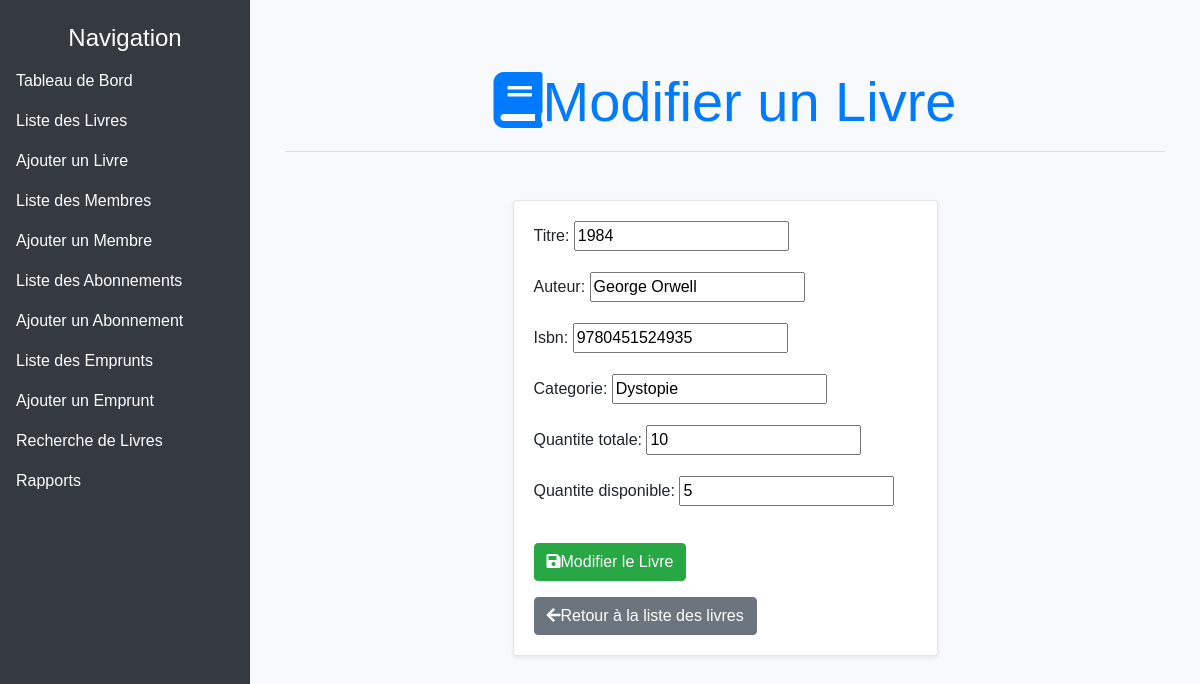
The app's page /gestion/livres/modifier/1/ with its own data.
### GestionBibliotheque/models.py (models this page shows, shortened)
class Livre(models.Model):
    titre = models.CharField(max_length=200)
    auteur = models.CharField(max_length=100)
    isbn = models.CharField(max_length=13, unique=True)
    categorie = models.CharField(max_length=100)
    quantite_totale = models.IntegerField()
    quantite_disponible = models.IntegerField()

### GestionBibliotheque/views.py (the view)
# urls.py: path('livres/modifier/<int:pk>/', views.modifier_livre, name='modifier_livre'),
def modifier_livre(request, pk):
    livre = get_object_or_404(Livre, pk=pk)
    if request.method == 'POST':
        form = LivreForm(request.POST, instance=livre)
        if form.is_valid():
            form.save()
            return redirect('liste_livres')
    else:
        form = LivreForm(instance=livre)
    return render(request, 'gestion_bibliotheque/modifier_livre.html', {'form': form})

### GestionBibliotheque/forms.py
class LivreForm(forms.ModelForm):
    class Meta:
        model = Livre
        fields = '__all__'

### GestionBibliotheque/templates/gestion_bibliotheque/modifier_livre.html (shortened to what this page needs)
{% extends "gestion_bibliotheque/base.html" %}
{% block content %}
<div class="container mt-5">
    <div class="row mb-4">
        <div class="col-12">
            <h1 class="display-4 text-primary text-center">
                <i class="fas fa-book me-3"></i>Modifier un Livre
            </h1>
            <hr class="mb-4">
        </div>
    </div>
    <div class="row justify-content-center">
        <div class="col-md-8 col-lg-6">
            <div class="card shadow-sm">
                <div class="card-body">
                    <form method="post">
                        <div class="mb-3">
                            {{ form.as_p }}
                        </div>
                        <button type="submit" class="btn btn-success mt-3">
                            <i class="fas fa-save me-2"></i>Modifier le Livre
                        </button>
                    </form>
                    <a href="{% url 'liste_livres' %}" class="btn btn-secondary mt-3">
                        <i class="fas fa-arrow-left me-2"></i>Retour à la liste des livres
                    </a>
                </div>
            </div>
        </div>
    </div>
</div>
{% endblock %}

### GestionBibliotheque/templates/gestion_bibliotheque/base.html (style rules this page uses)
body { display: flex; background-color: #f8f9fa; font-family: Arial, sans-serif; }
.card { margin-bottom: 20px; }

### GestionBibliotheque/templates/gestion_bibliotheque/modifier_livre.html (style rules this page uses)
.card { transition: all 0.3s ease; border: 1px solid rgba(0,0,0,0.1); }
button.btn { transition: background-color 0.3s ease, transform 0.3s ease; }
h1 { font-weight: bold; }

### records on screen
Livre: titre "1984", auteur "George Orwell", isbn "9780451524935", categorie "Dystopie", quantite_totale "10", quantite_disponible "5"
